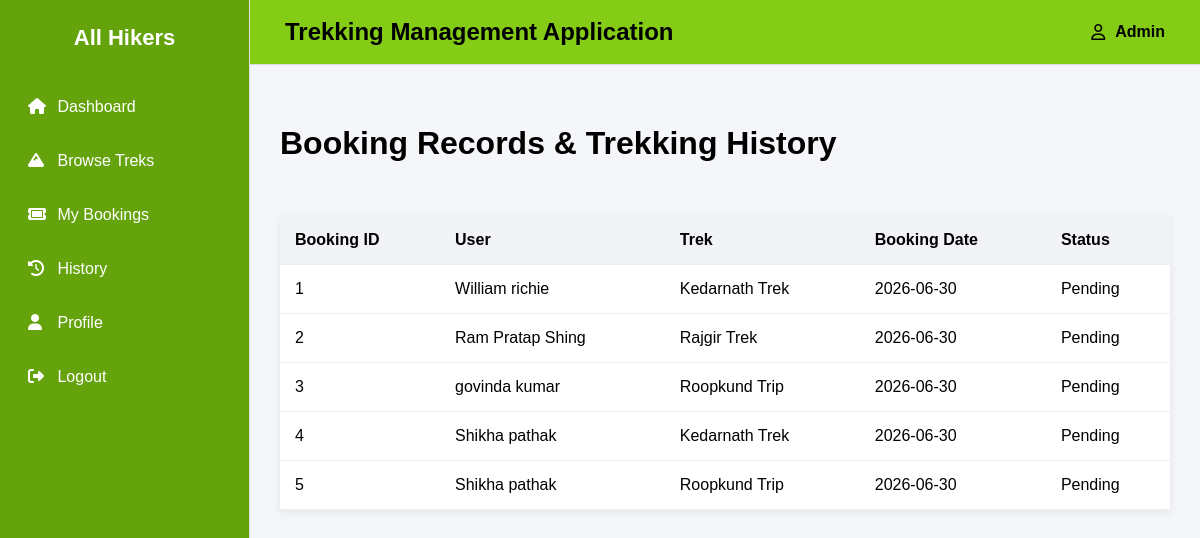
/admin_dashboard/trekking_history, run on an earlier commit of the app's database.
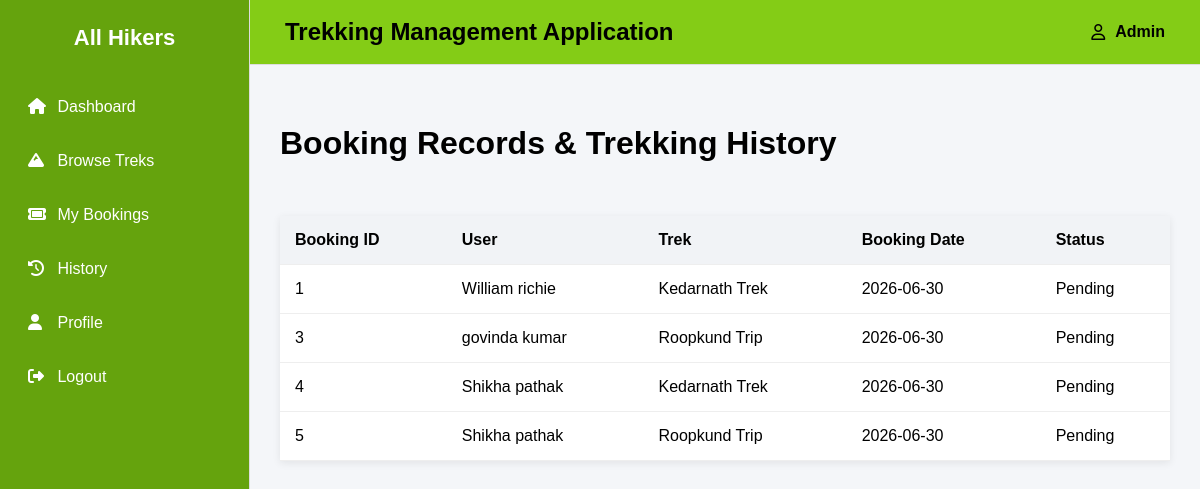
And on a later commit of the database.
### backend/models.py (models this page shows)
class Booking(db.Model):
    __tablename__="booking"
    id=db.Column(db.Integer,primary_key=True)
    booking_status=db.Column(db.String,default="Pending")
    booking_date=db.Column(db.Date,nullable=False)
    payment_status=db.Column(db.String,default="Pending")
    user_id=db.Column(db.Integer, db.ForeignKey("users.id"),nullable=False)
    trek_id=db.Column(db.Integer, db.ForeignKey("trek.id"),nullable=False)

class Users(db.Model):
    __tablename__="users"
    id=db.Column(db.Integer,primary_key=True)
    role=db.Column(db.Integer,default=1)
    username=db.Column(db.String,nullable=False)
    password=db.Column(db.String,nullable=False)
    email=db.Column(db.String,nullable=False)
    address=db.Column(db.String,nullable=False)
    full_name=db.Column(db.String,nullable=False)
    pin_code=db.Column(db.String,nullable=False)
    is_approved = db.Column(db.Boolean, default=True)  # True for normal users
    booking=db.relationship("Booking",cascade="all,delete",backref="users",lazy=True) #User can access all of his bookings

class Trek(db.Model):
    __tablename__="trek"
    id = db.Column(db.Integer,primary_key=True)
    trek_name = db.Column(db.String,nullable=False)
    location = db.Column(db.String,nullable=False)
    difficulty = db.Column(db.String,nullable=False)
    duration_days = db.Column(db.Integer,nullable=False)
    available_slots = db.Column(db.Integer,nullable=False)
    assigned_staff_id = db.Column(db.Integer, db.ForeignKey("staff_profile.id"),nullable=True)
    status = db.Column(db.String,default="Available")
    start_date = db.Column(db.Date,nullable=False)
    end_date = db.Column(db.Date,nullable=False)

### backend/controllers.py (the view)
@auth_bp.route('/admin_dashboard/trekking_history')
def trekking_history():
    bookings = db.session.query(Booking, Trek, Users).join(Trek, Booking.trek_id == Trek.id).join(Users, Booking.user_id == Users.id).all()
    return render_template('trekking_history.html', bookings=bookings)

### templates/trekking_history.html (shortened to what this page needs)
{% extends "base.html" %}
{% block content %}
<link rel="stylesheet" href="{{ url_for('static', filename='css/dashboard.css') }}">
<h1>Booking Records  &  Trekking History</h1>
<br><br><br>
<div>
    {% if bookings %}
    <table>
        <thead>
            <tr>
                <th>Booking ID</th>
                <th>User</th>
                <th>Trek</th>
                <th>Booking Date</th>
                <th>Status</th>
            </tr>
        </thead>
        <tbody>
            {% for booking, trek, user in bookings %}
            <tr>
                <td>{{ booking.id }}</td>
                <td>{{ user.full_name }}</td>
                <td>{{ trek.trek_name }}</td>
                <td>{{ booking.booking_date }}</td>
                <td>{{ booking.booking_status }}</td>
            </tr>
            {% endfor %}
        </tbody>
    </table>
    {% else %}
        <p>No bookings yet.</p>
    {% endif %}
</div>
{% endblock %}

What changed in the data, as far as the page shows it:
removed Booking: id "2", full_name "Ram Pratap Shing", trek_name "Rajgir Trek", booking_date "2026-06-30", booking_status "Pending"
